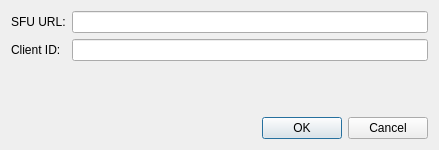
<?xml version="1.0" encoding="UTF-8"?>
<ui version="4.0">
 <class>DialogConnetSfu</class>
 <widget class="QDialog" name="DialogConnetSfu">
  <property name="geometry">
   <rect>
    <x>0</x>
    <y>0</y>
    <width>439</width>
    <height>150</height>
   </rect>
  </property>
  <property name="windowTitle">
   <string>Connect SFU</string>
  </property>
  <layout class="QGridLayout" name="gridLayout">
   <item row="0" column="0">
    <layout class="QFormLayout" name="formLayout">
     <item row="0" column="0">
      <widget class="QLabel" name="label">
       <property name="text">
        <string>SFU URL:</string>
       </property>
      </widget>
     </item>
     <item row="1" column="0">
      <widget class="QLabel" name="label_2">
       <property name="text">
        <string>Client ID:</string>
       </property>
      </widget>
     </item>
     <item row="0" column="1">
      <widget class="QLineEdit" name="lineEdit_SfuURL"/>
     </item>
     <item row="1" column="1">
      <widget class="QLineEdit" name="lineEdit_ClientID"/>
     </item>
    </layout>
   </item>
   <item row="1" column="0">
    <widget class="QDialogButtonBox" name="buttonBox">
     <property name="orientation">
      <enum>Qt::Horizontal</enum>
     </property>
     <property name="standardButtons">
      <set>QDialogButtonBox::Cancel|QDialogButtonBox::Ok</set>
     </property>
    </widget>
   </item>
  </layout>
 </widget>
 <resources/>
 <connections>
  <connection>
   <sender>buttonBox</sender>
   <signal>accepted()</signal>
   <receiver>DialogConnetSfu</receiver>
   <slot>accept()</slot>
   <hints>
    <hint type="sourcelabel">
     <x>248</x>
     <y>254</y>
    </hint>
    <hint type="destinationlabel">
     <x>157</x>
     <y>274</y>
    </hint>
   </hints>
  </connection>
  <connection>
   <sender>buttonBox</sender>
   <signal>rejected()</signal>
   <receiver>DialogConnetSfu</receiver>
   <slot>reject()</slot>
   <hints>
    <hint type="sourcelabel">
     <x>316</x>
     <y>260</y>
    </hint>
    <hint type="destinationlabel">
     <x>286</x>
     <y>274</y>
    </hint>
   </hints>
  </connection>
 </connections>
</ui>
